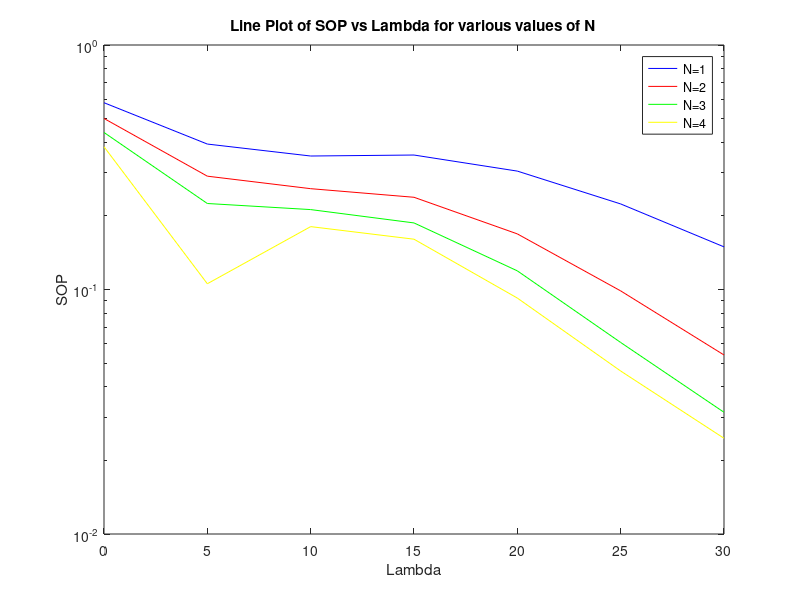

Reproduce this figure in MATLAB.
load SOP.mat
lambdas=0:5:30;

semilogy(lambdas,SOP_val(1:7),'b');
title('Line Plot of SOP vs Lambda for various values of N')
ylabel('SOP');
xlabel('Lambda');
hold on;
semilogy(lambdas,SOP_val(8:14),'r');
hold on;
semilogy(lambdas,SOP_val(15:21),'g');
hold on;
semilogy(lambdas,SOP_val(22:28),'y');
 hold off;
legend('N=1','N=2','N=3','N=4');
